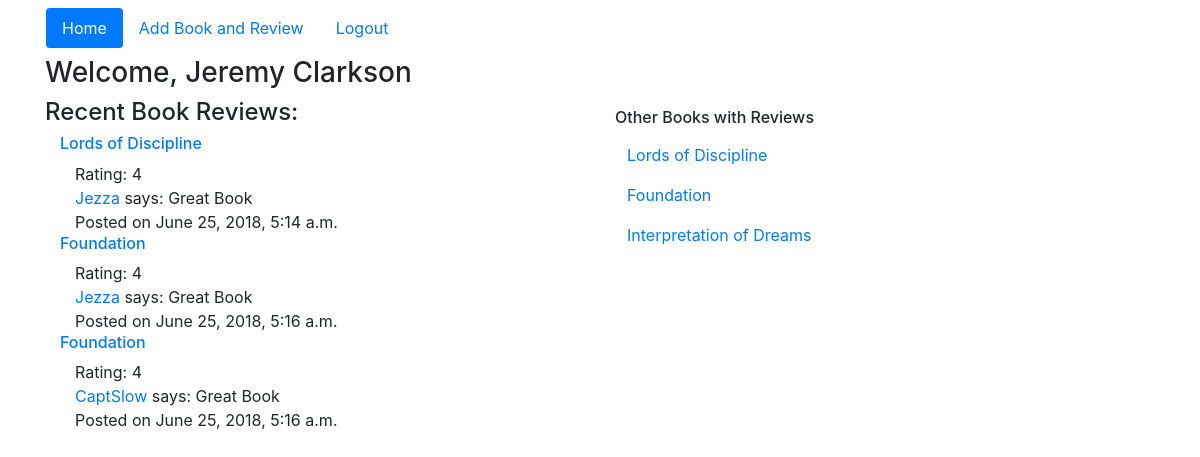
/books/ (signed in), run on the app's committed database.
### apps/review_book_app/models.py (models this page shows)
class User(models.Model):
    name = models.CharField(max_length=255)
    alias = models.CharField(max_length=255)
    email = models.CharField(max_length=255)
    password = models.CharField(max_length=255)
    created_at = models.DateTimeField(auto_now_add=True)
    update_at = models.DateTimeField(auto_now=True)
    objects = UserManager()

class Review(models.Model):
    reviewer = models.ForeignKey(User, related_name='user_review')
    book = models.ForeignKey(Book, related_name='review_of_book')
    content = models.TextField()
    rating = models.IntegerField()
    created_at = models.DateTimeField(auto_now_add=True)
    update_at = models.DateTimeField(auto_now=True)

class Book(models.Model):
    author = models.CharField(max_length=255)
    title = models.CharField(max_length=255)
    book_reviews = models.ManyToManyField(User, related_name='user_book_reviews')
    created_at = models.DateTimeField(auto_now_add=True)
    update_at = models.DateTimeField(auto_now=True)

### apps/review_book_app/views.py (the view)
# urls.py: url(r'^books/$', views.books),
def books(request):
    email_login = request.session['email_login']
    user = User.objects.get(email = email_login)
    print(user.id)
    print(user.name)
    all_books = Book.objects.all()
    print(all_books)
    all_reviews = Review.objects.all()
    print(all_reviews)
    context = {
        'name': user.name,
        'alias': user.alias,
        'email': user.email,
        'books': all_books,
        'reviews': all_reviews,
    }
    return render(request,'review_book_app/books.html', context)

### apps/review_book_app/templates/review_book_app/books.html (shortened to what this page needs)
<!doctype html>
<html lang="en">
<head>
    <link rel="stylesheet" href="../../static/review_book_app/css/bootstrap.css">
    <link rel="stylesheet" href="../../static/review_book_app/css/fontawesome-all.css">
</head>
<body>
    <div class="container">
        <div class="row">
            <nav class="nav nav-pills navbar">
                <a class="nav-link active" href="/">Home</a>
                <a class="nav-link" href="/books/add">Add Book and Review</a>
                <a class="nav-link" href="/logout">Logout</a>
            </nav>
        </div>
        <h3>Welcome, {{ name }}</h3>
        <div class="row">
            <div class="col-6">
                <h4>Recent Book Reviews:</h4>
                <div class="col-11">
                    {% for review in reviews %}
                        <h6>
                            <a href="/books/{{ review.book.id }}">
                                {{ review.book.title }}
                            </a>
                        </h6>
                        <div class="col-11">
                            <p class="mb-0">
                                Rating: {{ review.rating }}
                            </p>
                            <p class="mb-0">
                                <a href="/users/{{ review.reviewer.id }}">
                                {{ review.reviewer.alias }}
                                </a> says: {{ review.content }}
                            </p>
                            <p class="mb-0">Posted on {{ review.created_at }}</p>
                        </div>
                    {% endfor %}
                </div>
            </div>
            <div class="col-6">
                <div class="form-group">
                    <label for="other_books" class="h6 col-form-label">Other Books with Reviews</label>
                    <div id="other_books" class=" form-control form-control-plaintext">
                        {% for book in books %}
                            <p><a href="/books/{{ book.id }}">{{ book.title }}</a></p>
                        {% endfor %}
                    </div>
                </div>
            </div>
        </div>
    </div>
</body>
</html>

### data on the page
User: name "Jeremy Clarkson"
Review: book "Lords of Discipline", rating "4", reviewer.alias "Jezza", content "Great Book", created_at "June 25, 2018, 5:14 a.m."
Review: book "Foundation", rating "4", reviewer.alias "Jezza", content "Great Book", created_at "June 25, 2018, 5:16 a.m."
Review: book "Foundation", rating "4", reviewer.alias "CaptSlow", content "Great Book", created_at "June 25, 2018, 5:16 a.m."
Book: title "Lords of Discipline"
Book: title "Foundation"
Book: title "Interpretation of Dreams"
